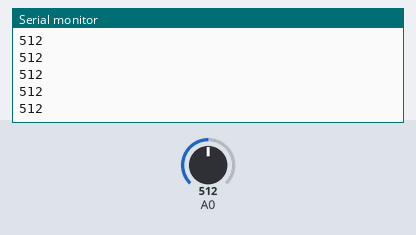
Bench run of a sketch on a simulated Arduino Uno, built with avr-gcc and run on an emulated ATmega328P. Parts: the last lines printed to the serial monitor. The inputs (shaded band) are chosen by the test bench; at power-on: A0 = 512.

Above: at 1.2 s.
1.3 s: A0 set to 478
At 2.3 s:
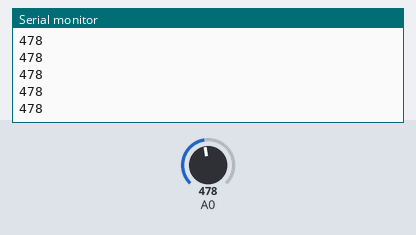
2.8 s: A0 set to 498
At 3.5 s:
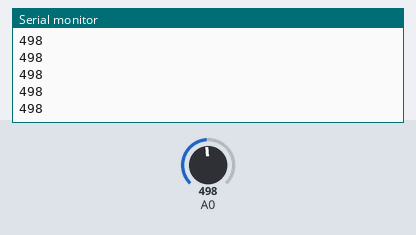
Timing chart, 0 to 5.8 s (numbered marks = the images above; inputs shaded):
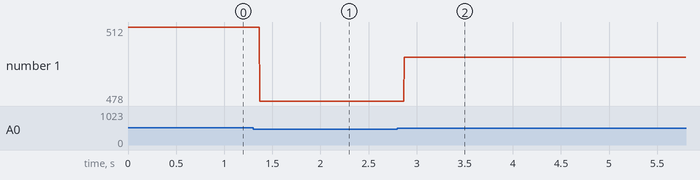

Measured:
- after the input at 1.3 s, the serial monitor: prints a new line after 0.07 s (image 1)
- after the input at 2.8 s, the serial monitor: prints a new line after 0.07 s (image 2)
- plotted number 1: 512 → 478 after the input at 1.3 s, 478 → 498 after the input at 2.8 s

The sketch:

018-pulsanti_analogici.ino
```cpp
void setup() {
 Serial.begin(9600);
}

int soglia = 5;

void loop() {
  int v = analogRead(A0);

  if ( (v > 245 - soglia) && (v < 245 + soglia) ) {
    Serial.println("tasto1");
  } else if ( (v > 488 - soglia) && (v < 488 + soglia) ) {
    Serial.println("tasto2");
  } else if ( (v > 745 - soglia) && (v < 745 + soglia) ) {
    Serial.println("tasto3");
  }

  Serial.println(v);
}
```
